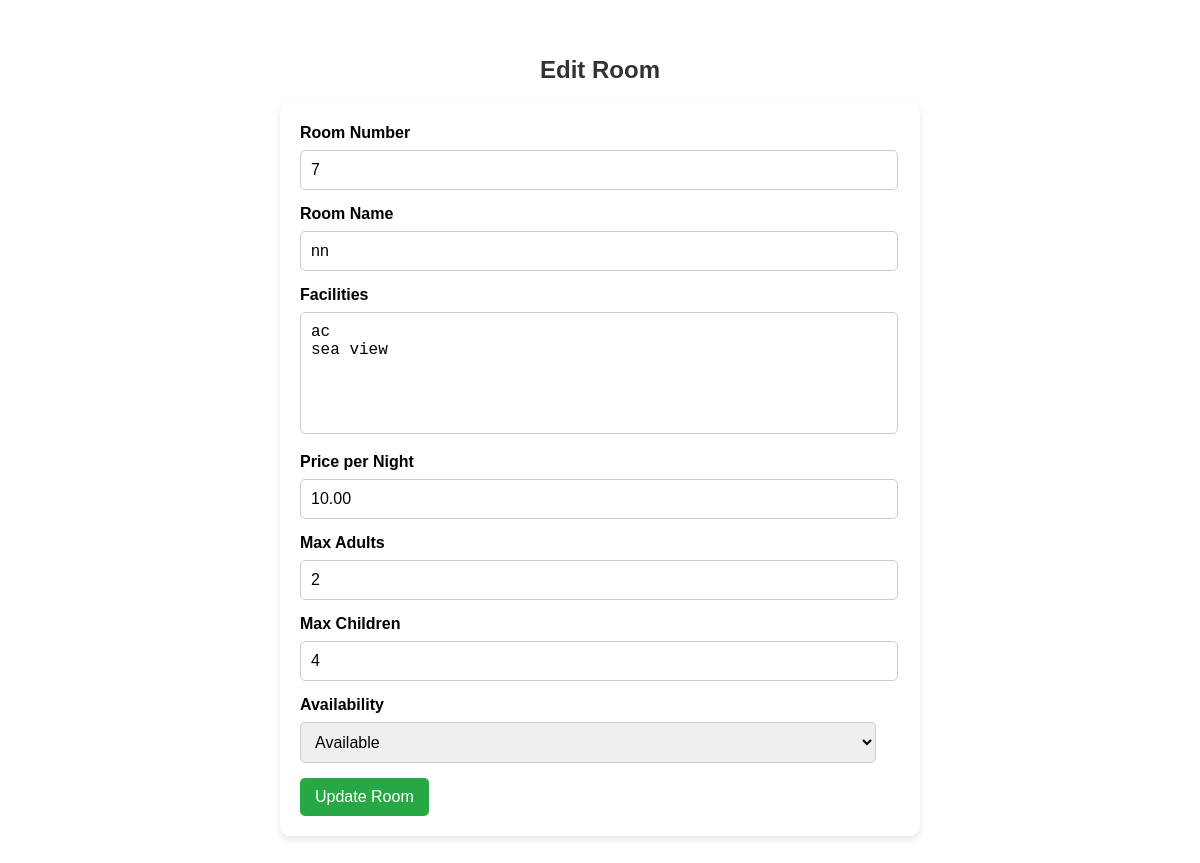
The page /admin_edit_room.php?id=14 (signed in) on the database its author committed.
### tables this page shows
CREATE TABLE `rooms` (
  `room_id` int(11) NOT NULL,
  `hotel_id` int(11) DEFAULT NULL,
  `room_name` varchar(255) NOT NULL,
  `room_number` int(255) NOT NULL,
  `price_per_night` decimal(10,2) NOT NULL,
  `max_adults` int(11) NOT NULL,
  `max_children` int(11) NOT NULL,
  `availability` varchar(255) NOT NULL,
  `hotel_name` varchar(255) DEFAULT NULL,
  `facilities` varchar(255) NOT NULL
);

### admin_edit_room.php (the view, shortened to what this page needs)
<?php
include('config.php');
$room_id = $_GET['id'];
$stmt = $conn->prepare("SELECT * FROM rooms WHERE room_id = ?");
$stmt->bind_param("i", $room_id);
$stmt->execute();
$room = $stmt->get_result()->fetch_assoc();
?>
<!DOCTYPE html>
<html lang="en">
<head>
    <link rel="stylesheet" href="edit_room.css">
</head>
<body>
    <h2>Edit Room</h2>
    <form action="admin_edit_room.php?id=<?php echo $room_id; ?>" method="POST">
        <label for="room_number">Room Number</label>
        <input type="text" id="room_number" name="room_number" value="<?php echo htmlspecialchars($room['room_number']); ?>" required>
        <label for="room_name">Room Name</label>
        <input type="text" id="room_name" name="room_name" value="<?php echo htmlspecialchars($room['room_name']); ?>" required>
        <label for="facilities">Facilities</label>
        <textarea id="facilities" name="facilities" required><?php echo htmlspecialchars($room['facilities']); ?></textarea>
        <label for="price_per_night">Price per Night</label>
        <input type="number" id="price_per_night" name="price_per_night" value="<?php echo htmlspecialchars($room['price_per_night']); ?>" required>
        <label for="max_adults">Max Adults</label>
        <input type="number" id="max_adults" name="max_adults" value="<?php echo htmlspecialchars($room['max_adults']); ?>" required>
        <label for="max_children">Max Children</label>
        <input type="number" id="max_children" name="max_children" value="<?php echo htmlspecialchars($room['max_children']); ?>" required>
        <label for="availability">Availability</label>
        <select name="availability">
            <option value="available" <?php if ($room['availability'] == 'available') echo 'selected'; ?>>Available</option>
        </select>
        <button type="submit">Update Room</button>
    </form>
</body>
</html>

### edit_room.css (style rules this page uses)
body { font-family: Arial, sans-serif; margin-top: 1rem; padding: 20px; }
h2 { text-align: center; color: #333; margin-bottom: 20px; }
form { background-color: white; padding: 20px; border-radius: 10px; box-shadow: 0 4px 8px rgba(0, 0, 0, 0.1); max-width: 600px; margin: 0 auto 40px auto; }
label { font-weight: bold; margin-bottom: 8px; display: block; }
input[type="text"], input[type="number"], textarea, select { width: 96%; padding: 10px; margin-bottom: 15px; border: 1px solid #ccc; border-radius: 5px; font-size: 16px; }
textarea { height: 100px; resize: none; }
button { background-color: #28a745; color: white; padding: 10px 15px; border: none; border-radius: 5px; cursor: pointer; font-size: 16px; margin-right: 10px; transition: background-color 0.3s ease; }

### rows shown on the page
rooms: room_number "7", room_name "nn", facilities "ac sea view", price_per_night "10.00", max_adults "2", max_children "4", availability "Available"
